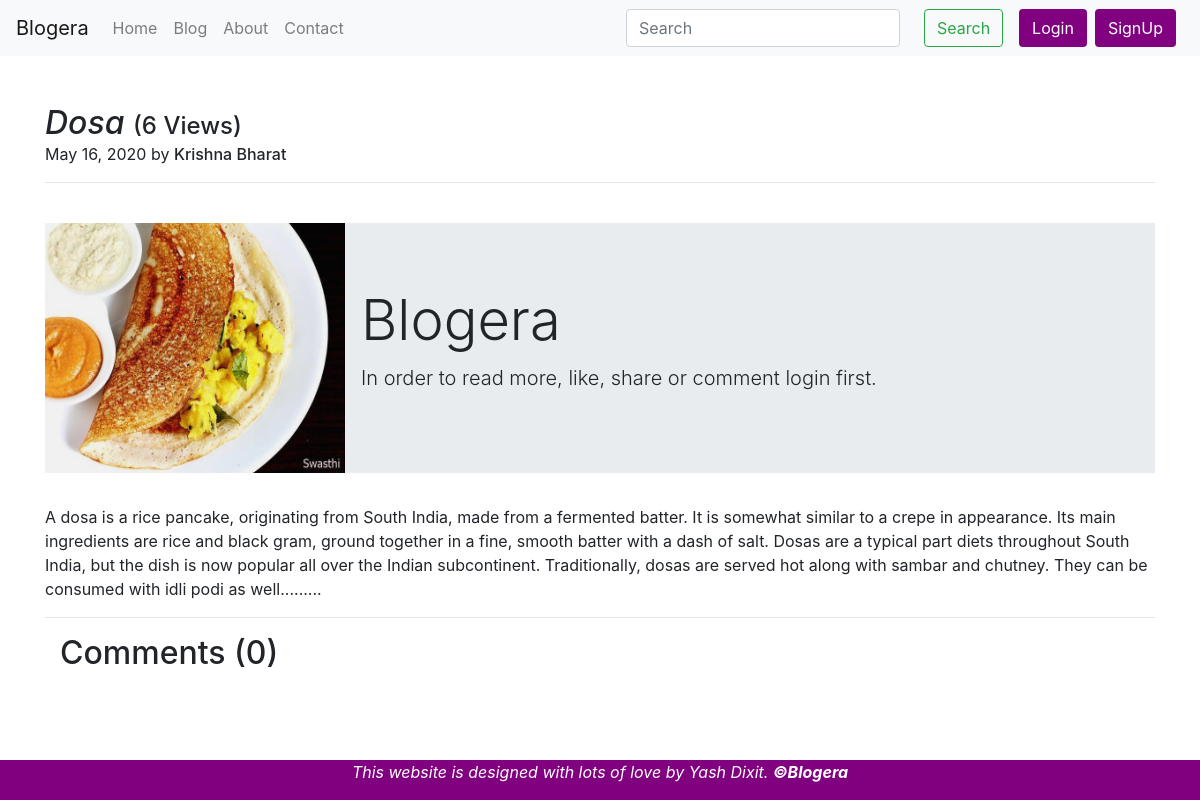
The page /dosa on the database its author committed.
### content/models.py (models this page shows, shortened)
class Blog(models.Model):
    blg_id = models.AutoField(primary_key=True)
    blog_name = models.CharField(max_length=100)
    author = models.ForeignKey(Author, on_delete=models.CASCADE)
    category = models.CharField(choices=CATEGORY_CHOICES, max_length=20)
    blog_description_1 = models.TextField(max_length=5000)
    blog_description_2 = models.TextField(max_length=5000)
    sub_heading_optional = models.CharField(
        max_length=50, blank=True, null=True)
    blog_description_optional = models.TextField(
        max_length=5000, blank=True, null=True)
    views_count = models.IntegerField(default=0)
    pub_date = models.DateField()
    link_optional = models.URLField(blank=True, null=True)
    link_name_optional = models.CharField(
        max_length=70, blank=True, null=True)
    img = models.ImageField(upload_to='content/images')
    slug = models.SlugField(blank=True, null=True)
    class Meta:
        verbose_name = 'Blog'
        verbose_name_plural = 'Blogs'
    def save(self, *args, **kwargs):
        if not self.slug:
            self.slug = slugify(self.blog_name)
        super(Blog, self).save(*args, **kwargs)

### about/models.py (models this page shows, shortened)
class Author(models.Model):
    auth_id = models.AutoField(primary_key=True)
    author_name = models.CharField(max_length=50)
    Qualifications = models.TextField(max_length=500)
    Skills = models.TextField(max_length=500)
    currently_working_as = models.CharField(max_length=50)
    About = models.TextField(max_length=1000)
    img = models.ImageField(upload_to='author/images')
    slug = models.SlugField(blank=True, null=True)
    class Meta:
        verbose_name = 'Author'
        verbose_name_plural = 'Authors'
    def __str__(self):
        return self.author_name

### content/views.py (the view)
# urls.py: path('<slug:slug>', views.blog_read, name='blog_read'),
def blog_read(request, slug):
    blog = Blog.objects.get(slug=slug)
    blog.views_count = blog.views_count+1
    blog.save()
    comments = BlogComment.objects.filter(blog=blog, parent=None)
    replies = BlogComment.objects.filter(blog=blog).exclude(parent=None)
    replyDict = {}
    for reply in replies:
        if reply.parent.sno not in replyDict.keys():
            replyDict[reply.parent.sno] = [reply]
        else:
            replyDict[reply.parent.sno].append(reply)
    blog = {"blog": blog, "comments": comments,
            "user": request.user, "replyDict": replyDict}
    return render(request, 'content/blog_read.html', blog)

### content/templates/content/blog_read.html (shortened to what this page needs)
{% extends 'base.html' %} {% block body %} {% load humanize %} {% load extras %}
<br />
<br />
<div class="container">
  <h2 class="pb-4 mb-4 font-italic d-inline">
    {{blog.blog_name}}
  </h2>
  <h4 class="d-inline">({{blog.views_count}} Views)</h4>
  <br />
  <p class="d-inline">
    {{blog.pub_date}} by
    <h6 class="d-inline"> {{blog.author}}</h6>
  </p>
  <hr />
  <div>
    <br />
    <img
      class="bd-placeholder-img float-left mr-3"
      src="/media/{{blog.img}}"
      width="300"
      height="250"
      xmlns="http://www.w3.org/2000/svg"
      preserveAspectRatio="xMidYMid
                              slice"
      focusable="false"
      role="img"
      aria-label="Placeholder: Thumbnail"
    />
    {% if user.is_authenticated %}
    <div
      class="fb-like"
      data-href="http://127.0.0.1:8000/{{blog.slug}}"
      data-width="400"
      data-layout="button_count"
      data-action="like"
      data-size="large"
      data-share="true"
    ></div>
    <br />
    <p>{{blog.blog_description_1}}</p>
    <p>
      {{blog.blog_description_2}}
    </p>
    {% if blog.sub_heading_optional is null %} {% else %}
    <h4>{{blog.sub_heading_optional}}</h4>
    {% endif %} {% if blog.blog_description_optional is null %} {% else %}
    <p>
      {{blog.blog_description_optional}}
    </p>
    {% endif %} {% if blog.link_optional is null %}
  </div>
  {% else %}
  <p>
    <a target="_blank" href="{{blog.link_optional}}"
      >{{blog.link_name_optional}}</a
    >
  </p>
  {% endif %} {% else %}
  <div class="jumbotron jumbotron-fluid">
    <div class="container">
      <h1 class="display-4">Blogera</h1>
      <p class="lead">
        In order to read more, like, share or comment login first.
      </p>
    </div>
  </div>
  <p>{{blog.blog_description_1}}........</p>
</div>
{% endif %}
<hr />
<div class="container">
  <h2>Comments ({{comments.count}})</h2>
</div>
{% endblock %}

### rows shown on the page
Blog: blog_name "Dosa", views_count "6", pub_date "May 16, 2020", author "Krishna Bharat", img (picture), blog_description_1 "A dosa is a rice pancake, originating from South India, made from a fermented batter. It is somewhat similar to a crepe in appearance. Its main ingredients are rice and black gram, ground together in a fine, smooth batter with a dash of salt. Dosas are a typical part diets throughout South India, but the dish is now popular all over the Indian subcontinent. Traditionally, dosas are served hot along with sambar and chutney. They can be consumed with idli podi as well."

### other values the page prints
{{ comments.count }} "0"
